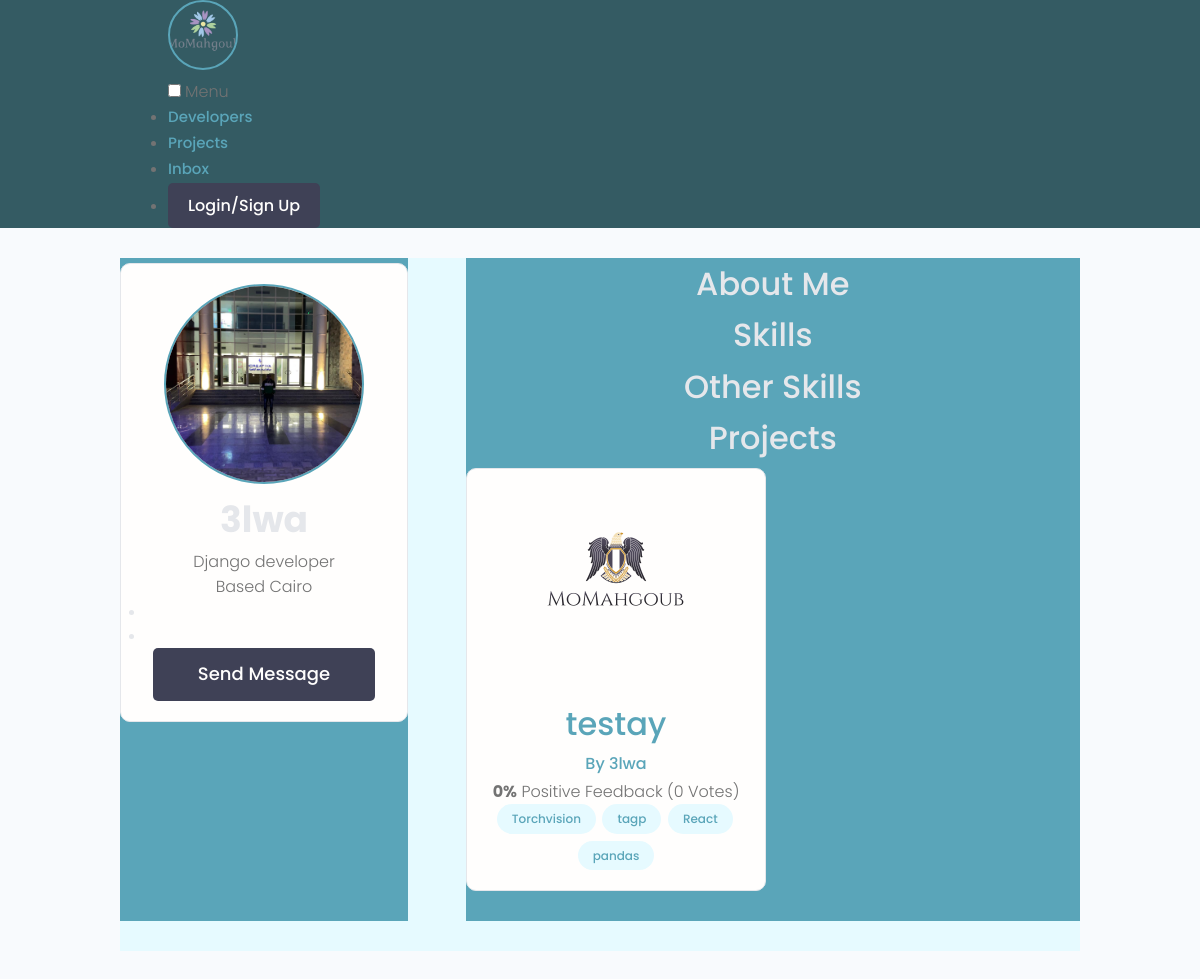
The page /profiles/profile/00f0e0a462ef4a92b8ad77e53e45463a/ on the database its author committed.
### users/models.py (models this page shows, shortened)
class Profile(models.Model):
    user = models.OneToOneField(
        User, on_delete=models.CASCADE, null=True, blank=True)
    name = models.CharField(max_length=140, blank=True, null=True)
    email = models.EmailField(max_length=100, blank=True, null=True)
    username = models.CharField(max_length=140, blank=True, null=True)
    phone = PhoneNumberField(max_length=12, null=True,
                             blank=True, unique=True)
    head_line = models.CharField(max_length=300, blank=True, null=True)
    bio = models.TextField(blank=True, null=True)
    profile_image = models.ImageField(
        null=True, blank=True, upload_to="profiles/", default="profiles/user-default.png")
    social_github = models.CharField(max_length=200, blank=False, null=True)
    social_linkedIn = models.CharField(max_length=200, blank=False, null=True)
    social_stackOverflow = models.CharField(
        max_length=200, blank=True, null=False)
    social_website = models.CharField(max_length=200, blank=True, null=False)
    social_twitter = models.CharField(max_length=200, blank=True, null=False)
    created = models.DateTimeField(auto_now_add=True)
    location = models.OneToOneField(
        'Location', blank=True, null=True, on_delete=models.SET_NULL)
    id = models.UUIDField(default=uuid.uuid4, unique=True,
                          primary_key=True, editable=False)

class Location(models.Model):
    name = models.CharField(max_length=200)
    created = models.DateTimeField(auto_now_add=True)
    id = models.UUIDField(default=uuid.uuid4, unique=True,
                          primary_key=True, editable=False)
    def __str__(self):
        return self.name

### projects/models.py (models this page shows, shortened)
class Project(models.Model):
    owner = models.ForeignKey(Profile, null=True, on_delete=models.SET_NULL)
    title = models.CharField(max_length=200)
    description = models.TextField(null=True, blank=True)
    featured_image = models.ImageField(
        null=True, blank=True, default="default.jpg")
    demo_link = models.CharField(max_length=500, null=True, blank=True)
    source_link = models.CharField(max_length=500, null=True, blank=True)
    total_budget = models.IntegerField(
        default=250000, null=True, blank=True, validators=[MaxValueValidator(250000), MinValueValidator(1)])
    tags = models.ManyToManyField('Tag', blank=True)
    category = models.ManyToManyField('Category', blank=True)
    vote_total = models.IntegerField(default=0, null=True, blank=True)
    vote_ratio = models.IntegerField(default=0, null=True, blank=True)
    end_date = models.DateTimeField(null=True, blank=True)
    created = models.DateTimeField(auto_now_add=True)
    id = models.UUIDField(default=uuid.uuid4, unique=True,
                          primary_key=True, editable=False)
    class Meta:
        ordering = ['-vote_ratio', '-vote_total', 'title']

class Tag(models.Model):
    name = models.CharField(max_length=200)
    created = models.DateTimeField(auto_now_add=True)
    id = models.UUIDField(default=uuid.uuid4, unique=True,
                          primary_key=True, editable=False)
    def __str__(self):
        return self.name

### users/views.py (the view)
# urls.py: path('profile/<str:pk>/', views.userProfile, name='user-profile'),
def userProfile(request, pk):
    profile = Profile.objects.get(id=pk)
    topSkills = profile.skill_set.exclude(description__exact="")
    otherSkills = profile.skill_set.filter(description="")
    context = {'profile': profile, 'topSkills': topSkills,
               'otherSkills': otherSkills}
    return render(request, 'users/user_profile.html', context)

### users/templates/users/user_profile.html (shortened to what this page needs)
{% extends 'main.html' %}
{% block content %}
<main class="profile my-md">
    <div class="container">
        <div class="layout">
            <div class="column column--1of3">
                <div class="card text-center">
                    <div class="card__body dev">
                        <img class="avatar avatar--xl" src="{{profile.profile_image.url}}" />
                        <h2 class="dev__name"> {{profile.name}} </h2>
                        <p class="dev__title"> {{profile.head_line}} </p>
                        <p class="dev__location"> Based {{profile.location}} </p>
                        <ul class="dev__social">
                            {% if profile.social_github %}
                            <li>
                            </li>
                            {% endif %}
                            {% if profile.social_linkedIn %}
                            <li>
                            </li>
                            {% endif %}
                        </ul>
                        <a href="#" class="btn btn--sub btn--lg">Send Message </a>
                    </div>
                </div>
            </div>
            <div class="column column--2of3">
                <div class="devInfo">
                    <h3 class="devInfo__title">About Me</h3>
                </div>
                <div class="devInfo">
                    <h3 class="devInfo__title">Skills</h3>
                    <div class="devInfo__skills">
                        <h3 class="devInfo__subtitle">Other Skills</h3>
                    </div>
                </div>
                <div class="devInfo">
                    <h3 class="devInfo__title">Projects</h3>
                    <div class="grid grid--two">
                        {% for project in profile.project_set.all %}
                        <div class="column">
                            <div class="card project">
                                <a href="{% url 'project' project.id %}" class="project">
                                    <img class="project__thumbnail" src="{{project.featured_image.url}}"
                                        alt="project thumbnail" />
                                    <div class="card__body">
                                        <h3 class="project__title">{{project.title}}</h3>
                                        <p><a class="project__author"
                                                href="{% url 'user-profile' project.owner.id %}">By
                                                {{project.owner.name}}</a>
                                        </p>
                                        <p class="project--rating">
                                            <span style="font-weight: bold;">{{project.vote_ratio}}%</span> Positive
                                            Feedback ({{project.vote_total}} Vote{{project.vote_total|pluralize:"s"}})
                                        </p>
                                        <div class="project__tags">
                                            {% for tag in project.tags.all %}
                                            <span class="tag tag--pill tag--main">
                                                <small>{{tag}}</small>
                                            </span>
                                            {% endfor %}
                                        </div>
                                    </div>
                                </a>
                            </div>
                        </div>
                        {% endfor %}
                    </div>
                </div>
            </div>
        </div>
</main>
{% endblock content %}

### static/uikit/app.css (style rules this page uses)
.layout { background: var(--color-main-light); }
.layout > .column, .grid > .column { color: var(--color-light); text-align: center; background: var(--color-main); }

### static/uikit/styles/modules/_variables.css (style rules this page uses)
:root { --color-main: #5aa5b9; --color-main-light: #e6faff; --color-sub: #3f4156; --color-sub-light: #51546e; --color-sub-lighter: #ededfd; --color-text: #737373; --color-gray: #8b8b8b; --color-light: #e5e7eb; --color-light-gray: #767676; --color-bg: #f8fafd; --color-white: #fffefd; --color-white-light: #f3f3f3; --color-success: #359e64; --color-success-bg: #def8e8; --color-error: #fc4b0b; --color-error-bg: #fff2ee; --font-base: 'Poppins', arial, helvetica, 'Segoe UI', roboto, ubuntu, sans-serif; --font-monospace: 'Fira Code', 'Courier New', courier, monospace; --font-regular: 300; --font-medium: 500; --font-bold: 700; --generic-shadow: 1px 1px 5px #00000010; --generic-transition: all 0.3s ease-in-out; }

### static/uikit/styles/modules/_base.css (style rules this page uses)
* { margin: 0; padding: 0; box-sizing: border-box; text-rendering: optimizeLegibility; color: inherit; font-size: inherit; }
html { font-size: 50%; }
@media only screen and (min-width: 480px) { html { font-size: 56.25%; } }
@media only screen and (min-width: 1200px) { html { font-size: 62.5%; } }
body { line-height: 1.6; font-weight: 400; font-size: 1.5rem; color: var(--color-text); background-color: var(--color-bg); min-height: 100vh; }

### static/uikit/styles/modules/_typography.css (style rules this page uses)
* { font-family: var(--font-base); }
h2 { font-size: 3.6rem; font-weight: var(--font-bold); }
h3 { font-size: 3.2rem; font-weight: var(--font-medium); }
p, span, strong { font-size: 1.6rem; color: var(--color-text); font-weight: var(--font-regular); }
a { padding-bottom: 2px; text-decoration: none; display: inline-block; color: var(--color-main); font-weight: var(--font-medium); }

### static/uikit/styles/modules/_utilities.css (style rules this page uses)
.container { width: 92%; max-width: 165rem; margin: 0 auto; box-sizing: border-box; }
@media screen and (min-width: 1000px) { .container { width: 90%; } }
@media screen and (min-width: 1200px) { .container { width: 80%; } }
.text-center { text-align: center; }
.my-md { margin: 3rem auto; }

### static/uikit/styles/modules/_avatar.css (style rules this page uses)
.avatar { border-radius: 50%; border: 2px solid var(--color-main); object-fit: cover; }
.avatar--xl { height: 20rem; width: 20rem; }

### static/uikit/styles/modules/_button.css (style rules this page uses)
.btn { display: inline-block; position: relative; cursor: pointer; background-color: var(--color-light); font-weight: var(--font-medium); color: var(--color-sub); text-decoration: none; padding: 1rem 2rem; border-radius: 0.5rem; border: none; width: -webkit-fit-content; width: -moz-fit-content; width: fit-content; height: -webkit-fit-content; height: -moz-fit-content; height: fit-content; font-size: 1.6rem; outline-width: 0; outline-color: transparent; -webkit-backface-visibility: hidden; backface-visibility: hidden; transition: all 0.3s ease-in-out; }
.btn--sub { background-color: var(--color-sub); color: var(--color-white); }
.btn--lg { font-size: 1.8rem; padding: 1.2rem 4.5rem; }

### static/uikit/styles/modules/_card.css (style rules this page uses)
.card { border-radius: 1rem; background-color: var(--color-white); border: 1.5px solid var(--color-light); width: auto; height: auto; margin-top: 0.5rem; margin-bottom: 0.5rem; overflow: hidden; }
.card__body, .card__header { padding: 2rem 2.5rem; }

### static/uikit/styles/modules/_tag.css (style rules this page uses)
.tag { display: inline-flex; align-items: center; background-color: var(--color-sub); height: -webkit-fit-content; height: -moz-fit-content; height: fit-content; width: -webkit-fit-content; width: -moz-fit-content; width: fit-content; border-radius: 0.5rem; padding: 0.5rem 1.5rem; font-size: 1.2rem; cursor: pointer; }
.tag:not(:last-child) { margin-right: 0.25rem; margin-bottom: 0.75rem; }
.tag > small { color: var(--color-white); }
.tag--pill { border-radius: 5rem; }
.tag--main, .tag--main > small { background: var(--color-main-light); color: var(--color-main); font-weight: 500; }

### static/uikit/styles/modules/_grid.css (style rules this page uses)
.grid { display: flex; flex-wrap: wrap; justify-content: flex-start; align-items: stretch; }
.grid > .column { min-width: 28rem; margin-bottom: 2.5rem; }
.grid--two > .column { flex-basis: 100%; }
@media screen and (min-width: 800px) { .grid--two { margin-right: -2%; } }
@media screen and (min-width: 800px) { .grid--two > .column { margin-right: 2%; } }
@media screen and (min-width: 800px) { .grid--two > .column { flex-basis: 48%; } }

### static/uikit/styles/modules/_layout.css (style rules this page uses)
.layout { display: flex; flex-flow: row wrap; justify-content: space-between; }
.layout > .column { margin-bottom: 3rem; }
.layout > .column.column--1of3 { flex-basis: 30%; }
.layout > .column.column--2of3 { flex-basis: 64%; }

### rows shown on the page
Profile: profile_image (picture), name "3lwa", head_line "Django developer", location "Cairo"
Project: featured_image (picture), title "testay", owner.name "3lwa", vote_ratio "0", vote_total "0"
Tag: name "Torchvision"
Tag: name "tagp"
Tag: name "React"
Tag: name "pandas"
